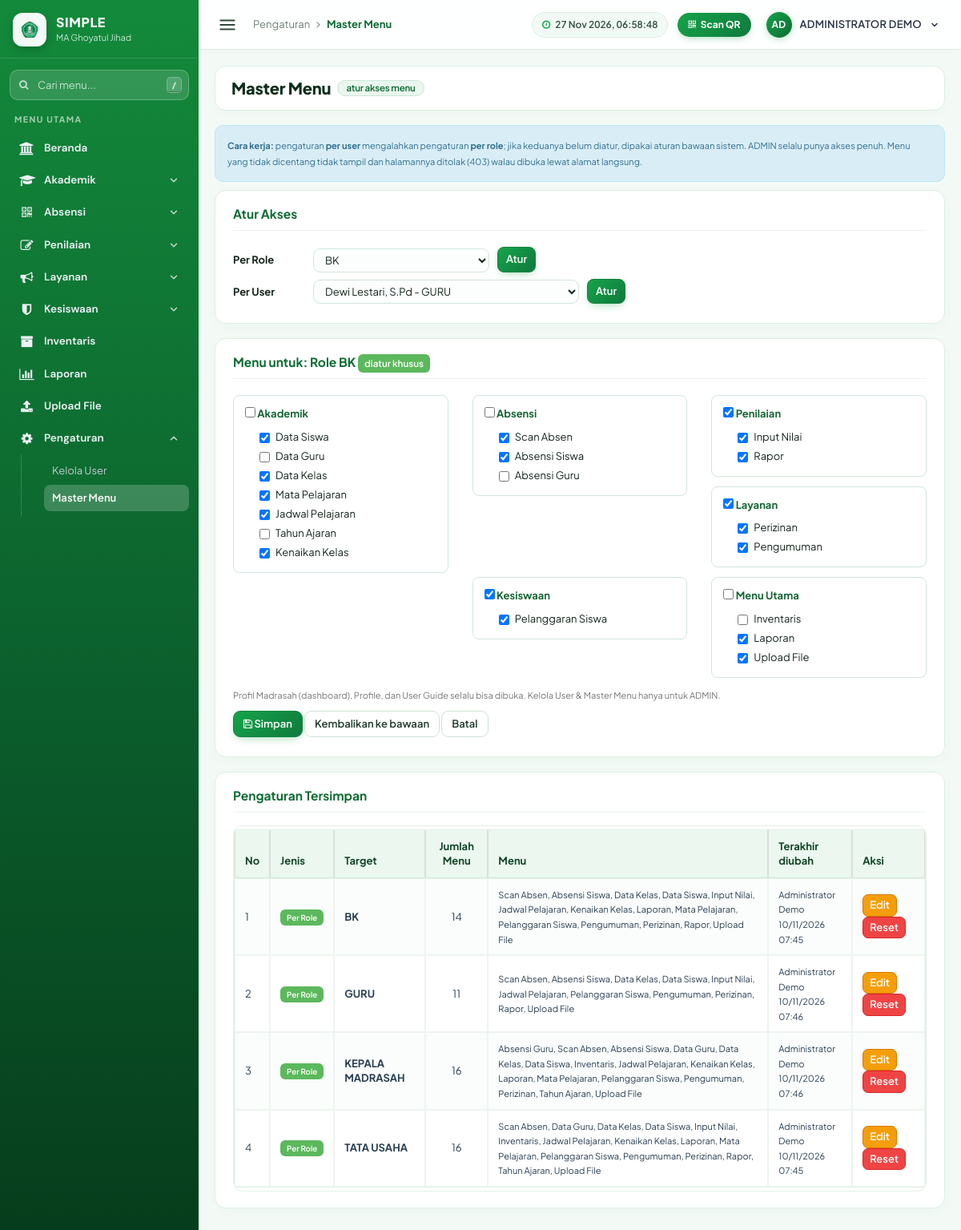
The app's page /index.php?page=Master-Menu&type=ROLE&key=BK (signed in) with its own data.
### tables this page shows
CREATE TABLE `master_menu_akses` (
  `id` int NOT NULL,
  `target_type` varchar(5) NOT NULL,
  `target_key` varchar(60) NOT NULL,
  `page_key` varchar(40) NOT NULL,
  `updated_by` varchar(100) DEFAULT NULL,
  `updated_date` datetime DEFAULT NULL
);

### index.php (called while the page is built, shortened)
<?php
require_once __DIR__ . '/library/helpers.php';
require_once __DIR__ . '/library/access.php';
$routes = [
    'Dashboard' => 'pages/home.php',
    'Data-Siswa' => 'pages/siswa.php',
    'Data-Guru' => 'pages/guru.php',
    'Data-Kelas' => 'pages/kelas.php',
    'Absen-Scan' => 'pages/absen_scan.php',
    'Absen-Siswa' => 'pages/absen_siswa.php',
    'Absen-Guru' => 'pages/absen_guru.php',
    'Cetak-Kartu' => 'pages/kartu.php',
    'Profile' => 'pages/profile.php',
    'User-Guide' => 'pages/help.php',
    'Help' => 'pages/help.php',
    'Users' => 'pages/users.php',
    'Upload-File' => 'pages/upload_file.php',
    'Tahun-Ajaran' => 'pages/tahun_ajaran.php',
    'Mata-Pelajaran' => 'pages/mapel.php',
    'Jadwal' => 'pages/jadwal.php',
    'Perizinan' => 'pages/perizinan.php',
    'Pengumuman' => 'pages/pengumuman.php',
    'Kenaikan-Kelas' => 'pages/kenaikan.php',
    'Input-Nilai' => 'pages/nilai.php',
    'Rapor' => 'pages/rapor.php',
    'Cetak-Rapor' => 'pages/cetak_rapor.php',
    'Laporan' => 'pages/laporan.php',
    'Pelanggaran' => 'pages/pelanggaran.php',
    'Inventaris' => 'pages/inventaris.php',
    'Master-Menu' => 'pages/master_menu.php',
];
$page = $_GET['page'] ?? 'Dashboard';
require __DIR__ . '/' . $routes[$page];

### library/access.php (called while the page is built, shortened)
<?php
function menuRegistry() {
    return [
        ['Beranda', 'fa-university', 'Dashboard', null],
        ['Akademik', 'fa-graduation-cap', null, [['Data Siswa', 'Data-Siswa'], ['Data Guru', 'Data-Guru'], ['Data Kelas', 'Data-Kelas'], ['Mata Pelajaran', 'Mata-Pelajaran'], ['Jadwal Pelajaran', 'Jadwal'], ['Tahun Ajaran', 'Tahun-Ajaran'], ['Kenaikan Kelas', 'Kenaikan-Kelas']]],
        ['Absensi', 'fa-qrcode', null, [['Scan Absen', 'Absen-Scan'], ['Absensi Siswa', 'Absen-Siswa'], ['Absensi Guru', 'Absen-Guru']]],
        ['Penilaian', 'fa-pencil-square-o', null, [['Input Nilai', 'Input-Nilai'], ['Rapor', 'Rapor']]],
        ['Layanan', 'fa-bullhorn', null, [['Perizinan', 'Perizinan'], ['Pengumuman', 'Pengumuman']]],
        ['Kesiswaan', 'fa-shield', null, [['Pelanggaran Siswa', 'Pelanggaran']]],
        ['Inventaris', 'fa-archive', 'Inventaris', null],
        ['Laporan', 'fa-bar-chart', 'Laporan', null],
        ['Upload File', 'fa-upload', 'Upload-File', null],
        ['Pengaturan', 'fa-cog', null, [['Kelola User', 'Users'], ['Master Menu', 'Master-Menu']]],
    ];
}
function canAccess($page) {
    $alias = ['Cetak-Kartu' => 'Data-Siswa', 'Cetak-Rapor' => 'Rapor', 'Profile' => 'Dashboard', 'Help' => 'Dashboard', 'User-Guide' => 'Dashboard'];
    $page = $alias[$page] ?? $page;
    if ($page === 'Dashboard') return true;
    if ($page === 'Master-Menu') return role() === 'ADMIN';
    if ($page === 'Users') return role() === 'ADMIN' || isset($_SESSION['MASTER_LOGIN_SES']);
    if (role() === 'ADMIN') return true;
    return defaultAccess($page, role());
}

### library/helpers.php (called while the page is built, shortened)
<?php
function e($s) { return htmlspecialchars((string)$s, ENT_QUOTES, 'UTF-8'); }
function role() { return strtoupper((string)($_SESSION['SES_ROLE'] ?? '')); }
function initials($n) {
    $n = trim((string)$n); if ($n === '') return '?';
    $p = preg_split('/\s+/', $n);
    return strtoupper(mb_substr($p[0], 0, 1) . (isset($p[1]) ? mb_substr($p[1], 0, 1) : ''));
}
function qall($db, $sql, $types = '', $p = []) {
    $st = $db->prepare($sql);
    if ($types) $st->bind_param($types, ...$p);
    $st->execute();
    return $st->get_result()->fetch_all(MYSQLI_ASSOC);
}

### pages/master_menu.php (the view, shortened to what this page needs)
<?php
$db = $koneksidb;
$roles = ['KEPALA MADRASAH', 'WAKIL KEPALA', 'TATA USAHA', 'GURU', 'BK'];
$groups = []; $valid = [];
foreach (menuRegistry() as $m) {
    $items = $m[3] ?: [[$m[0], $m[2]]]; $g = $m[3] ? $m[0] : 'Menu Utama';
    foreach ($items as $it) { if (in_array($it[1], ['Dashboard', 'Users', 'Master-Menu'], true)) continue; $groups[$g][] = $it; $valid[$it[1]] = $it[0]; }
}
$tableOk = (bool)mysqli_query($db, "SELECT 1 FROM master_menu_akses LIMIT 1");
$users = qall($db, "SELECT user_id, user_fullname, user_name, user_role FROM master_user WHERE user_role <> 'ADMIN' ORDER BY user_role, user_fullname");
$uMap = []; foreach ($users as $u) $uMap[(string)$u['user_id']] = $u;
$type = ($_GET['type'] ?? '') === 'USER' ? 'USER' : (($_GET['type'] ?? '') === 'ROLE' ? 'ROLE' : '');
$key = trim($_GET['key'] ?? '');
$targetOk = $type === 'ROLE' ? in_array($key, $roles, true) : ($type === 'USER' ? isset($uMap[$key]) : false);
$saved = $tableOk ? qall($db, "SELECT target_type, target_key, COUNT(CASE WHEN page_key <> '-' THEN 1 END) AS jml, GROUP_CONCAT(page_key ORDER BY page_key SEPARATOR ', ') AS pages, MAX(updated_by) AS oleh, MAX(updated_date) AS kapan
    FROM master_menu_akses GROUP BY target_type, target_key ORDER BY target_type DESC, target_key") : [];
$checked = []; $isCustom = false; $targetLabel = '';
if ($targetOk) {
    $rows = $tableOk ? qall($db, "SELECT page_key FROM master_menu_akses WHERE target_type = ? AND target_key = ?", 'ss', [$type, $key]) : [];
    $isCustom = (bool)$rows;
    $roleOf = $type === 'ROLE' ? $key : $uMap[$key]['user_role'];
    if ($isCustom) $checked = array_column($rows, 'page_key');
    else foreach ($valid as $pk => $lbl) if (defaultAccess($pk, strtoupper($roleOf))) $checked[] = $pk;
    $targetLabel = $type === 'ROLE' ? 'Role ' . $key : $uMap[$key]['user_fullname'] . ' (' . $uMap[$key]['user_role'] . ')';
}
include "header.php";
?>
<div class="right_col" role="main">
  <div class="page-title"><div class="title_left"><h3>Master Menu <small>atur akses menu</small></h3></div></div>
  <div class="alert alert-info" style="margin-bottom:10px"><small><b>Cara kerja:</b> pengaturan <b>per user</b> mengalahkan pengaturan <b>per role</b>; jika keduanya belum diatur, dipakai aturan bawaan sistem. ADMIN selalu punya akses penuh. Menu yang tidak dicentang tidak tampil dan halamannya ditolak (403) walau dibuka lewat alamat langsung.</small></div>
  <div class="x_panel"><div class="x_title"><h2>Atur Akses</h2><div class="clearfix"></div></div><div class="x_content">
    <form method="GET" class="form-inline" style="margin-bottom:8px"><input type="hidden" name="page" value="Master-Menu"><input type="hidden" name="type" value="ROLE">
      <label style="width:90px">Per Role</label><select name="key" class="form-control input-sm" style="min-width:220px"><?php foreach ($roles as $r) echo '<option' . ($type === 'ROLE' && $key === $r ? ' selected' : '') . '>' . $r . '</option>'; ?></select>
      <button class="btn btn-primary btn-sm">Atur</button></form>
    <form method="GET" class="form-inline"><input type="hidden" name="page" value="Master-Menu"><input type="hidden" name="type" value="USER">
      <label style="width:90px">Per User</label><select name="key" class="form-control input-sm" style="min-width:220px"><?php foreach ($users as $u) echo '<option value="' . $u['user_id'] . '"' . ($type === 'USER' && $key == $u['user_id'] ? ' selected' : '') . '>' . e($u['user_fullname'] . ' - ' . $u['user_role']) . '</option>'; ?></select>
      <button class="btn btn-primary btn-sm">Atur</button></form>
  </div></div>
  <?php if ($targetOk): ?>
  <form method="POST" class="x_panel"><input type="hidden" name="type" value="<?= $type ?>"><input type="hidden" name="key" value="<?= e($key) ?>">
    <div class="x_title"><h2>Menu untuk: <b><?= e($targetLabel) ?></b> <?= $isCustom ? '<span class="label label-success">diatur khusus</span>' : '<span class="label label-default">masih aturan bawaan</span>' ?></h2><div class="clearfix"></div></div>
    <div class="x_content"><div class="row">
      <?php foreach ($groups as $g => $items): ?>
      <div class="col-md-4 col-sm-6"><div style="border:1px solid #d1e7d9;border-radius:8px;padding:10px 14px;margin-bottom:12px">
        <label style="color:#166534"><input type="checkbox" class="chk-grp"> <b><?= e($g) ?></b></label>
        <?php foreach ($items as $it): ?><div class="checkbox" style="margin:4px 0 4px 18px"><label><input type="checkbox" class="chk-item" name="pages[]" value="<?= e($it[1]) ?>"<?= in_array($it[1], $checked, true) ? ' checked' : '' ?>> <?= e($it[0]) ?></label></div><?php endforeach; ?>
      </div></div>
      <?php endforeach; ?>
    </div>
    <p class="text-muted"><small>Profil Madrasah (dashboard), Profile, dan User Guide selalu bisa dibuka. Kelola User &amp; Master Menu hanya untuk ADMIN.</small></p>
    <button name="act" value="save" class="btn btn-primary"><i class="fa fa-save"></i> Simpan</button>
    <?php if ($isCustom): ?><button name="act" value="reset" class="btn btn-default" onclick="return confirm('Kembalikan ke aturan bawaan?')">Kembalikan ke bawaan</button><?php endif; ?>
    <a href="?page=Master-Menu" class="btn btn-default">Batal</a></div>
  </form>
  <?php endif; ?>
  <div class="x_panel"><div class="x_title"><h2>Pengaturan Tersimpan</h2><div class="clearfix"></div></div><div class="x_content table-responsive">
    <table class="table table-bordered table-striped table-condensed"><thead><tr><th>No</th><th>Jenis</th><th>Target</th><th class="text-center">Jumlah Menu</th><th>Menu</th><th>Terakhir diubah</th><th>Aksi</th></tr></thead>
      <tbody><?php if (!$saved) echo '<tr><td colspan="7" class="text-center text-muted">Belum ada pengaturan: semua role memakai aturan bawaan.</td></tr>'; ?>
      <?php foreach ($saved as $i => $r): $nm = $r['target_type'] === 'USER' ? (isset($uMap[$r['target_key']]) ? $uMap[$r['target_key']]['user_fullname'] . ' (' . $uMap[$r['target_key']]['user_role'] . ')' : 'User #' . $r['target_key'] . ' (dihapus)') : $r['target_key'];
        $lbl = []; foreach (explode(', ', $r['pages']) as $pk) if (isset($valid[$pk])) $lbl[] = $valid[$pk]; ?>
        <tr><td><?= $i + 1 ?></td><td><span class="label label-<?= $r['target_type'] === 'USER' ? 'warning' : 'success' ?>"><?= $r['target_type'] === 'USER' ? 'Per User' : 'Per Role' ?></span></td><td><b><?= e($nm) ?></b></td><td class="text-center"><?= (int)$r['jml'] ?></td>
          <td><small><?= $lbl ? e(implode(', ', $lbl)) : '<i>tanpa menu tambahan</i>' ?></small></td><td><small><?= e($r['oleh']) ?><br><?= $r['kapan'] ? date('d/m/Y H:i', strtotime($r['kapan'])) : '' ?></small></td>
          <td><a class="btn btn-warning btn-xs" href="?page=Master-Menu&type=<?= $r['target_type'] ?>&key=<?= urlencode($r['target_key']) ?>">Edit</a>
            <form method="POST" style="display:inline"><button name="act" value="reset" class="btn btn-danger btn-xs" onclick="return confirm('Kembalikan ke aturan bawaan?')">Reset</button></form></td></tr>
      <?php endforeach; ?></tbody></table>
  </div></div>
</div>
<?php include "footer.php"; ?>

### header.php (shortened to what this page needs)
<?php
$__page = $_GET['page'] ?? 'Dashboard';
$__alias = ['Cetak-Kartu' => 'Data-Siswa'];
$__page = $__alias[$__page] ?? $__page;
$__nama = $_SESSION['SES_NAMA'] ?? 'User';
$__menu = menuRegistry();
$__menu = array_values(array_filter(array_map(function ($m) {
  if ($m[3]) {
    $m[3] = array_values(array_filter($m[3], fn($k) => canAccess($k[1])));
    return $m[3] ? $m : null;
  }
  return canAccess($m[2]) ? $m : null;
}, $__menu)));
$__crumb = ['Beranda'];
foreach ($__menu as $__m) {
  if ($__m[3]) {
    foreach ($__m[3] as $__k) {
      if ($__k[1] === $__page) {
        $__crumb = [$__m[0], $__k[0]];
        break 2;
      }
    }
  }
}
?><!doctype html>
<html lang="id">
<head>
  <link rel="stylesheet" href="https://cdnjs.cloudflare.com/ajax/libs/twitter-bootstrap/3.4.1/css/bootstrap.min.css">
  <link rel="stylesheet" href="https://cdnjs.cloudflare.com/ajax/libs/font-awesome/4.7.0/css/font-awesome.min.css">
  <link rel="stylesheet" href="https://cdnjs.cloudflare.com/ajax/libs/select2/4.0.13/css/select2.min.css">
  <link rel="stylesheet" href="https://cdnjs.cloudflare.com/ajax/libs/datatables/1.10.21/css/jquery.dataTables.min.css">
  <link rel="stylesheet"
    href="https://cdnjs.cloudflare.com/ajax/libs/datatables.net-buttons-dt/1.7.1/css/buttons.dataTables.min.css">
  <link rel="stylesheet" href="https://cdnjs.cloudflare.com/ajax/libs/limonte-sweetalert2/11.4.8/sweetalert2.min.css">
  <link rel="stylesheet" href="assets/css/simple.css?v=<?= @filemtime(__DIR__ . '/assets/css/simple.css') ?>">
  <link rel="stylesheet" href="assets/css/legacy.css?v=<?= @filemtime(__DIR__ . '/assets/css/legacy.css') ?>">
  <link rel="stylesheet" href="assets/css/theme.css?v=<?= @filemtime(__DIR__ . '/assets/css/theme.css') ?>">
</head>
<body>
  <section id="app">
    <aside class="side" id="side">
      <a class="side-brand" href="?page=Dashboard">
        <div class="side-brand-logo"><img src="assets/img/logo.png" alt="Logo"></div>
        <div class="side-brand-text">
          <b>SIMPLE</b>
          <span>MA Ghoyatul Jihad</span>
        </div>
      </a>
      <div class="side-scroll">
        <div class="side-search-wrap">
          <i class="fa fa-search side-search-ico"></i>
          <input id="q" class="side-search" type="search" placeholder="Cari menu..." aria-label="Cari menu"
            autocomplete="off">
          <kbd class="side-search-kbd">/</kbd>
        </div>
        <div class="menu-label">MENU UTAMA</div>
        <nav id="nav">
          <?php foreach ($__menu as $m):
            [$nm, $ic, $lnk, $kids] = $m;
            $open = $kids && in_array($__page, array_column($kids, 1), true); ?>
            <div class="nav-item<?= $open ? ' open' : '' ?>" data-open="<?= $open ? 1 : 0 ?>">
              <?php if (!$kids): ?>
                <a class="nav-btn<?= $__page === $lnk ? ' act' : '' ?>" href="?page=<?= $lnk ?>"><i
                    class="fa <?= $ic ?>"></i><span><?= e($nm) ?></span></a>
              <?php else: ?>
                <button type="button" class="nav-btn" data-toggle aria-expanded="<?= $open ? 'true' : 'false' ?>"><i
                    class="fa <?= $ic ?>"></i><span><?= e($nm) ?></span>
                  <svg class="chev" viewBox="0 0 24 24" fill="none" stroke="currentColor" stroke-width="2.6"
                    stroke-linecap="round" stroke-linejoin="round">
                    <path d="m6 9 6 6 6-6" />
                  </svg></button>
                <div class="sub"><?php foreach ($kids as $k): ?>
                    <a class="sub-btn<?= $__page === $k[1] ? ' act' : '' ?>" href="?page=<?= $k[1] ?>"><?= e($k[0]) ?></a>
                  <?php endforeach; ?>
                </div>
              <?php endif; ?>
            </div>
          <?php endforeach; ?>
        </nav>
      </div>
    </aside>
    <div class="main-col">
      <header class="top">
        <div class="top-left">
          <button class="burger" id="burger" type="button" aria-label="Buka atau tutup menu"><svg viewBox="0 0 24 24"
              fill="none" stroke="currentColor" stroke-width="1.8" stroke-linecap="round">
              <path d="M4 7h16M4 12h16M4 17h16" />
            </svg></button>
          <div class="top-crumb" aria-label="Breadcrumb">
            <?php foreach ($__crumb as $idx => $c): ?>
              <?php if ($idx > 0): ?><i class="fa fa-angle-right"></i><?php endif; ?>
              <span class="<?= $idx === count($__crumb) - 1 ? 'is-active' : '' ?>"><?= e($c) ?></span>
            <?php endforeach; ?>
          </div>
        </div>
        <div class="top-right">
          <span class="top-clock" title="Waktu saat ini"><i class="fa fa-clock-o"></i> <span id="clock"></span></span>
          <?php if (canAccess('Absen-Scan') && $__page !== 'Absen-Scan'): ?>
            <a href="?page=Absen-Scan" class="top-scan-btn" title="Buka Scanner QR Absensi"><i class="fa fa-qrcode"></i> <span>Scan QR</span></a>
          <?php endif; ?>
          <div class="userbox">
          <button class="user-btn" id="userBtn" type="button" aria-haspopup="true" aria-expanded="false">
            <span class="avatar"><?= e(initials($__nama)) ?></span><span
              class="uname"><?= e(strtoupper($__nama)) ?></span>
            <svg viewBox="0 0 24 24" fill="none" stroke="currentColor" stroke-width="3" stroke-linecap="round"
              stroke-linejoin="round">
              <path d="m6 9 6 6 6-6" />
            </svg></button>
          </div>
        </div>
      </header>
      <main class="content">

### records on screen
master_menu_akses: page_key "Laporan", page_key "☑"
master_menu_akses: page_key "☑", page_key "Rapor"
master_menu_akses: page_key "☑", page_key "Perizinan"
master_menu_akses: page_key "☑", page_key "Pengumuman"

### other values on screen
$nm "Beranda"
$nm "Akademik"
$nm "Absensi"
$nm "Penilaian"
$nm "Layanan"
$nm "Kesiswaan"
$nm "Inventaris"
$nm "Upload File"
$nm "Pengaturan"
$k[0] "Kelola User"
$k[0] "Master Menu"
$c "Pengaturan"
$c "Master Menu"
initials($__nama) "AD"
$__nama "ADMINISTRATOR DEMO"
